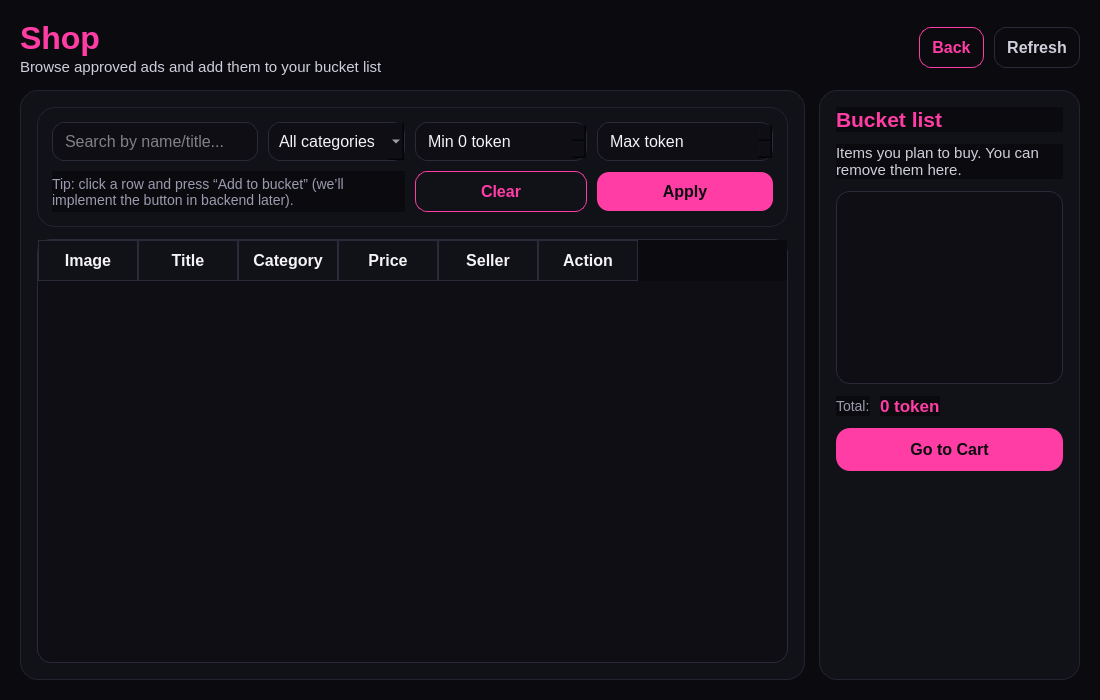
<?xml version="1.0" encoding="UTF-8"?>
<ui version="4.0">
    <class>shop_page</class>
    <widget class="QWidget" name="shop_page">
        <property name="geometry">
            <rect>
                <x>0</x>
                <y>0</y>
                <width>1100</width>
                <height>700</height>
            </rect>
        </property>
        <property name="minimumSize">
            <size>
                <width>900</width>
                <height>560</height>
            </size>
        </property>
        <property name="styleSheet">
            <string notr="true">
                /* ===== Global theme: Pink + Black ===== */
                QWidget {
                background: #0B0B0F;
                color: #F4F4F6;
                font-family: "Segoe UI";
                font-size: 12pt;
                }

                QLabel#lblTitle {
                color: #FF3DA5;
                font-size: 24pt;
                font-weight: 900;
                }

                QLabel#lblSubtitle, QLabel#lblBucketHint {
                color: #CFCFDB;
                font-size: 11pt;
                }

                QFrame#cardLeft, QFrame#cardRight, QFrame#filterBar {
                background: #111118;
                border: 1px solid #242431;
                border-radius: 18px;
                }

                QLineEdit, QComboBox, QDoubleSpinBox {
                background: #0E0E14;
                border: 1px solid #2A2A39;
                border-radius: 12px;
                padding: 8px 10px;
                selection-background-color: #FF3DA5;
                }

                QLineEdit:focus, QComboBox:focus, QDoubleSpinBox:focus {
                border: 2px solid #FF3DA5;
                }

                QComboBox QAbstractItemView {
                background: #111118;
                color: #F4F4F6;
                selection-background-color: #FF3DA5;
                border: 1px solid #2A2A39;
                }

                QPushButton {
                border-radius: 12px;
                padding: 10px 12px;
                font-weight: 800;
                }

                QPushButton#btnApplyFilter {
                background: #FF3DA5;
                color: #0B0B0F;
                border: none;
                }
                QPushButton#btnApplyFilter:hover { background: #FF63B7; }
                QPushButton#btnApplyFilter:pressed { background: #E92A93; }

                QPushButton#btnClearFilter {
                background: transparent;
                color: #FF3DA5;
                border: 1px solid #FF3DA5;
                }
                QPushButton#btnClearFilter:hover { background: rgba(255,61,165,0.12); }
                QPushButton#btnClearFilter:pressed { background: rgba(255,61,165,0.22); }

                QPushButton#btnGoToCart {
                background: #FF3DA5;
                color: #0B0B0F;
                border: none;
                border-radius: 14px;
                padding: 12px;
                font-weight: 900;
                }
                QPushButton#btnGoToCart:hover { background: #FF63B7; }
                QPushButton#btnGoToCart:pressed { background: #E92A93; }

                QPushButton#btnRefreshAds {
                background: transparent;
                color: #CFCFDB;
                border: 1px solid #2A2A39;
                }
                QPushButton#btnRefreshAds:hover { border: 2px solid #FF3DA5; color: #FF3DA5; }
                QPushButton#btnRefreshAds:pressed { background: rgba(255,61,165,0.12); }

                QTableWidget {
                background: #0E0E14;
                border: 1px solid #2A2A39;
                border-radius: 14px;
                gridline-color: #2A2A39;
                }

                QHeaderView::section {
                background: #111118;
                color: #F4F4F6;
                border: 1px solid #2A2A39;
                padding: 8px;
                font-weight: 900;
                }

                QTableWidget::item:selected {
                background: rgba(255,61,165,0.22);
                }

                QListWidget {
                background: #0E0E14;
                border: 1px solid #2A2A39;
                border-radius: 14px;
                padding: 6px;
                }

                QLabel#lblSummary {
                color: #9B9BB0;
                font-size: 10.5pt;
                }

                QLabel#lblBucketTotal {
                color: #FF3DA5;
                font-weight: 900;
                font-size: 13pt;
                }
            </string>
        </property>

        <layout class="QVBoxLayout" name="rootLayout">
            <property name="leftMargin">
                <number>20</number>
            </property>
            <property name="topMargin">
                <number>20</number>
            </property>
            <property name="rightMargin">
                <number>20</number>
            </property>
            <property name="bottomMargin">
                <number>20</number>
            </property>
            <property name="spacing">
                <number>14</number>
            </property>

            <!-- Header -->
            <item>
                <layout class="QHBoxLayout" name="headerRow">
                    <property name="spacing">
                        <number>10</number>
                    </property>
                    <item>
                        <layout class="QVBoxLayout" name="titleCol">
                            <property name="spacing">
                                <number>2</number>
                            </property>
                            <item>
                                <widget class="QLabel" name="lblTitle">
                                    <property name="text">
                                        <string>Shop</string>
                                    </property>
                                </widget>
                            </item>
                            <item>
                                <widget class="QLabel" name="lblSubtitle">
                                    <property name="text">
                                        <string>Browse approved ads and add them to your bucket list</string>
                                    </property>
                                </widget>
                            </item>
                        </layout>
                    </item>
                    <item>
                        <spacer name="spacerHeader">
                            <property name="orientation">
                                <enum>Qt::Horizontal</enum>
                            </property>
                            <property name="sizeHint" stdset="0">
                                <size>
                                    <width>40</width>
                                    <height>20</height>
                                </size>
                            </property>
                        </spacer>
                    </item>
                    <item>
                        <layout class="QHBoxLayout" name="headerButtonsRow">
                            <property name="spacing">
                                <number>10</number>
                            </property>

                            <item>
                                <widget class="QPushButton" name="btnBackToMenu">
                                    <property name="text">
                                        <string>Back</string>
                                    </property>
                                    <property name="cursor">
                                        <cursorShape>PointingHandCursor</cursorShape>
                                    </property>
                                    <property name="styleSheet">
                                        <string notr="true">
                                            QPushButton#btnBackToMenu{
                                            background:transparent;
                                            color:#FF3DA5;
                                            border:1px solid #FF3DA5;
                                            border-radius:12px;
                                            padding:10px 12px;
                                            font-weight:800;
                                            }
                                            QPushButton#btnBackToMenu:hover{ background:rgba(255,61,165,0.12); }
                                            QPushButton#btnBackToMenu:pressed{ background:rgba(255,61,165,0.22); }
                                        </string>
                                    </property>
                                </widget>
                            </item>

                            <item>
                                <widget class="QPushButton" name="btnRefreshAds">
                                    <property name="text">
                                        <string>Refresh</string>
                                    </property>
                                    <property name="cursor">
                                        <cursorShape>PointingHandCursor</cursorShape>
                                    </property>
                                </widget>
                            </item>

                        </layout>
                    </item>
                </layout>
            </item>

            <!-- Main content split -->
            <item>
                <layout class="QHBoxLayout" name="contentRow">
                    <property name="spacing">
                        <number>14</number>
                    </property>

                    <!-- Left side: filters + ads table -->
                    <item>
                        <widget class="QFrame" name="cardLeft">
                            <property name="sizePolicy">
                                <sizepolicy hsizetype="Expanding" vsizetype="Expanding">
                                    <horstretch>3</horstretch>
                                    <verstretch>0</verstretch>
                                </sizepolicy>
                            </property>
                            <layout class="QVBoxLayout" name="leftLayout">
                                <property name="leftMargin">
                                    <number>16</number>
                                </property>
                                <property name="topMargin">
                                    <number>16</number>
                                </property>
                                <property name="rightMargin">
                                    <number>16</number>
                                </property>
                                <property name="bottomMargin">
                                    <number>16</number>
                                </property>
                                <property name="spacing">
                                    <number>12</number>
                                </property>

                                <!-- Filter bar -->
                                <item>
                                    <widget class="QFrame" name="filterBar">
                                        <layout class="QGridLayout" name="filterGrid">
                                            <property name="leftMargin">
                                                <number>14</number>
                                            </property>
                                            <property name="topMargin">
                                                <number>14</number>
                                            </property>
                                            <property name="rightMargin">
                                                <number>14</number>
                                            </property>
                                            <property name="bottomMargin">
                                                <number>14</number>
                                            </property>
                                            <property name="horizontalSpacing">
                                                <number>10</number>
                                            </property>
                                            <property name="verticalSpacing">
                                                <number>10</number>
                                            </property>

                                            <item row="0" column="0">
                                                <widget class="QLineEdit" name="leSearchName">
                                                    <property name="placeholderText">
                                                        <string>Search by name/title...</string>
                                                    </property>
                                                    <property name="clearButtonEnabled">
                                                        <bool>true</bool>
                                                    </property>
                                                </widget>
                                            </item>

                                            <item row="0" column="1">
                                                <widget class="QComboBox" name="cbCategory">
                                                    <property name="editable">
                                                        <bool>false</bool>
                                                    </property>
                                                    <property name="currentText">
                                                        <string>All categories</string>
                                                    </property>
                                                    <item>
                                                        <property name="text">
                                                            <string>All categories</string>
                                                        </property>
                                                    </item>
                                                    <item>
                                                        <property name="text">
                                                            <string>Electronics</string>
                                                        </property>
                                                    </item>
                                                    <item>
                                                        <property name="text">
                                                            <string>Home</string>
                                                        </property>
                                                    </item>
                                                    <item>
                                                        <property name="text">
                                                            <string>Clothing</string>
                                                        </property>
                                                    </item>
                                                    <item>
                                                        <property name="text">
                                                            <string>Books</string>
                                                        </property>
                                                    </item>
                                                    <item>
                                                        <property name="text">
                                                            <string>Other</string>
                                                        </property>
                                                    </item>
                                                </widget>
                                            </item>

                                            <item row="0" column="2">
                                                <widget class="QDoubleSpinBox" name="sbMinPrice">
                                                    <property name="prefix">
                                                        <string>Min </string>
                                                    </property>
                                                    <property name="suffix">
                                                        <string> token</string>
                                                    </property>
                                                    <property name="decimals">
                                                        <number>0</number>
                                                    </property>
                                                    <property name="maximum">
                                                        <double>999999.000000000000000</double>
                                                    </property>
                                                    <property name="singleStep">
                                                        <double>1.000000000000000</double>
                                                    </property>
                                                </widget>
                                            </item>

                                            <item row="0" column="3">
                                                <widget class="QDoubleSpinBox" name="sbMaxPrice">
                                                    <property name="prefix">
                                                        <string>Max </string>
                                                    </property>
                                                    <property name="suffix">
                                                        <string> token</string>
                                                    </property>
                                                    <property name="decimals">
                                                        <number>0</number>
                                                    </property>
                                                    <property name="maximum">
                                                        <double>999999.000000000000000</double>
                                                    </property>
                                                    <property name="singleStep">
                                                        <double>1.000000000000000</double>
                                                    </property>
                                                    <property name="value">
                                                        <double>0.000000000000000</double>
                                                    </property>
                                                    <property name="specialValueText">
                                                        <string>Max token</string>
                                                    </property>
                                                </widget>
                                            </item>

                                            <item row="1" column="2">
                                                <widget class="QPushButton" name="btnClearFilter">
                                                    <property name="text">
                                                        <string>Clear</string>
                                                    </property>
                                                    <property name="cursor">
                                                        <cursorShape>PointingHandCursor</cursorShape>
                                                    </property>
                                                </widget>
                                            </item>

                                            <item row="1" column="3">
                                                <widget class="QPushButton" name="btnApplyFilter">
                                                    <property name="text">
                                                        <string>Apply</string>
                                                    </property>
                                                    <property name="cursor">
                                                        <cursorShape>PointingHandCursor</cursorShape>
                                                    </property>
                                                </widget>
                                            </item>

                                            <item row="1" column="0" colspan="2">
                                                <widget class="QLabel" name="lblSummary">
                                                    <property name="text">
                                                        <string>Tip: click a row and press “Add to bucket” (we’ll implement the button in backend later).</string>
                                                    </property>
                                                    <property name="wordWrap">
                                                        <bool>true</bool>
                                                    </property>
                                                </widget>
                                            </item>

                                        </layout>
                                    </widget>
                                </item>

                                <!-- Ads table -->
                                <item>
                                    <widget class="QTableWidget" name="twAds">
                                        <property name="sizePolicy">
                                            <sizepolicy hsizetype="Expanding" vsizetype="Expanding">
                                                <horstretch>0</horstretch>
                                                <verstretch>0</verstretch>
                                            </sizepolicy>
                                        </property>
                                        <property name="editTriggers">
                                            <set>QAbstractItemView::NoEditTriggers</set>
                                        </property>
                                        <property name="selectionBehavior">
                                            <enum>QAbstractItemView::SelectRows</enum>
                                        </property>
                                        <property name="selectionMode">
                                            <enum>QAbstractItemView::SingleSelection</enum>
                                        </property>
                                        <property name="showGrid">
                                            <bool>true</bool>
                                        </property>
                                        <property name="alternatingRowColors">
                                            <bool>true</bool>
                                        </property>
                                        <property name="sortingEnabled">
                                            <bool>true</bool>
                                        </property>
                                        <property name="rowCount">
                                            <number>0</number>
                                        </property>
                                        <property name="columnCount">
                                            <number>6</number>
                                        </property>
                                        <column>
                                            <property name="text">
                                                <string>Image</string>
                                            </property>
                                        </column>
                                        <column>
                                            <property name="text">
                                                <string>Title</string>
                                            </property>
                                        </column>
                                        <column>
                                            <property name="text">
                                                <string>Category</string>
                                            </property>
                                        </column>
                                        <column>
                                            <property name="text">
                                                <string>Price</string>
                                            </property>
                                        </column>
                                        <column>
                                            <property name="text">
                                                <string>Seller</string>
                                            </property>
                                        </column>
                                        <column>
                                            <property name="text">
                                                <string>Action</string>
                                            </property>
                                        </column>
                                    </widget>
                                </item>

                            </layout>
                        </widget>
                    </item>

                    <!-- Right side: bucket list -->
                    <item>
                        <widget class="QFrame" name="cardRight">
                            <property name="sizePolicy">
                                <sizepolicy hsizetype="Preferred" vsizetype="Expanding">
                                    <horstretch>1</horstretch>
                                    <verstretch>0</verstretch>
                                </sizepolicy>
                            </property>
                            <property name="minimumWidth">
                                <number>300</number>
                            </property>
                            <layout class="QVBoxLayout" name="rightLayout">
                                <property name="leftMargin">
                                    <number>16</number>
                                </property>
                                <property name="topMargin">
                                    <number>16</number>
                                </property>
                                <property name="rightMargin">
                                    <number>16</number>
                                </property>
                                <property name="bottomMargin">
                                    <number>16</number>
                                </property>
                                <property name="spacing">
                                    <number>12</number>
                                </property>

                                <item>
                                    <widget class="QLabel" name="lblBucketTitle">
                                        <property name="text">
                                            <string>Bucket list</string>
                                        </property>
                                        <property name="styleSheet">
                                            <string notr="true">
                                                QLabel#lblBucketTitle { color: #FF3DA5; font-weight: 900; font-size: 16pt; }
                                            </string>
                                        </property>
                                    </widget>
                                </item>

                                <item>
                                    <widget class="QLabel" name="lblBucketHint">
                                        <property name="text">
                                            <string>Items you plan to buy. You can remove them here.</string>
                                        </property>
                                        <property name="wordWrap">
                                            <bool>true</bool>
                                        </property>
                                    </widget>
                                </item>

                                <item>
                                    <widget class="QListWidget" name="lwBucket">
                                        <property name="selectionMode">
                                            <enum>QAbstractItemView::SingleSelection</enum>
                                        </property>
                                    </widget>
                                </item>

                                <item>
                                    <layout class="QHBoxLayout" name="bucketBottomRow">
                                        <property name="spacing">
                                            <number>10</number>
                                        </property>
                                        <item>
                                            <widget class="QLabel" name="lblBucketTotalCaption">
                                                <property name="text">
                                                    <string>Total:</string>
                                                </property>
                                                <property name="styleSheet">
                                                    <string notr="true">QLabel{color:#9B9BB0; font-size: 10.5pt;}</string>
                                                </property>
                                            </widget>
                                        </item>
                                        <item>
                                            <widget class="QLabel" name="lblBucketTotal">
                                                <property name="text">
                                                    <string>0 token</string>
                                                </property>
                                            </widget>
                                        </item>
                                        <item>
                                            <spacer name="spacerBucketBottom">
                                                <property name="orientation">
                                                    <enum>Qt::Horizontal</enum>
                                                </property>
                                                <property name="sizeHint" stdset="0">
                                                    <size>
                                                        <width>40</width>
                                                        <height>20</height>
                                                    </size>
                                                </property>
                                            </spacer>
                                        </item>
                                    </layout>
                                </item>

                                <item>
                                    <widget class="QPushButton" name="btnGoToCart">
                                        <property name="text">
                                            <string>Go to Cart</string>
                                        </property>
                                        <property name="cursor">
                                            <cursorShape>PointingHandCursor</cursorShape>
                                        </property>
                                    </widget>
                                </item>

                                <item>
                                    <spacer name="spacerRightBottom">
                                        <property name="orientation">
                                            <enum>Qt::Vertical</enum>
                                        </property>
                                        <property name="sizeHint" stdset="0">
                                            <size>
                                                <width>20</width>
                                                <height>40</height>
                                            </size>
                                        </property>
                                    </spacer>
                                </item>

                            </layout>
                        </widget>
                    </item>

                </layout>
            </item>

        </layout>
    </widget>
    <resources/>
    <connections/>
</ui>
